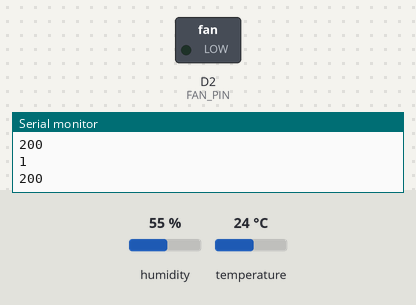
The sketch below on a simulated ESP8266 (NodeMCU). On the bench: switched loads named in the sketch (green lamp = pin HIGH), the last lines printed to the serial monitor. The test bench sets the inputs (shaded band); at power-on: temperature 24 °C, humidity 55 %. WiFi joins after 1.5 s; servers stay silent unless stated; uploads are accepted with an empty reply.

Above: at 3.3 s.
3.4 s: temperature set to 27 °C
At 5.5 s:
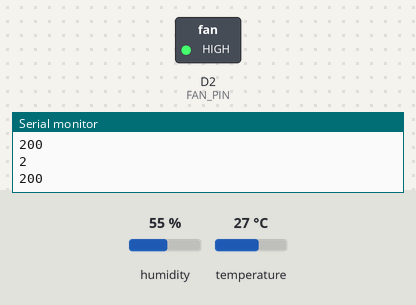
6.6 s: temperature set to 12 °C
At 8.0 s:
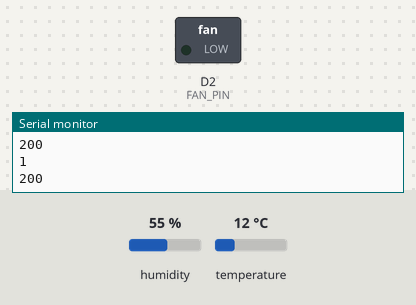
9.8 s: temperature set to 28 °C
At 13.0 s:
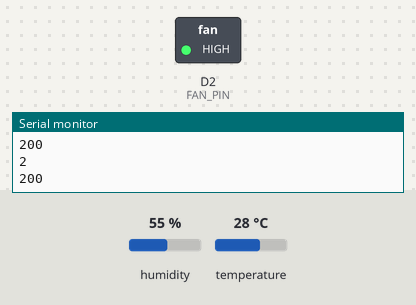
Timing chart, 0 to 14.5 s (numbered marks = the images above; inputs shaded):
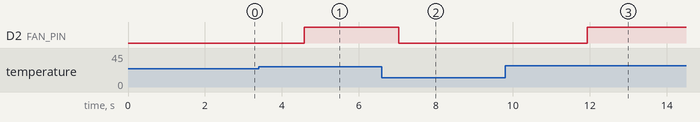

The sketch:

SensorTemperatura.ino
```cpp
#include <DHT.h>
#include <DHT_U.h>
#include <ESP8266WiFi.h>
#include <WiFiClient.h>
#include <ESP8266HTTPClient.h>

#define DHTPIN    2
#define DHTTYPE   DHT11
DHT dht(DHTPIN, DHTTYPE);

const char* ssid = "Tec-IoT";
const char* password = "spotless.magnetic.bridge";

HTTPClient httpClient;
WiFiClient wClient;

const int FAN_PIN = D2;

String URL1 = "http://10.22.197.26:3100/api/logValue/2/";
String URL2 = "http://10.22.197.26:3100/api/logState/2/";

void setup() {
  Serial.begin(9600);
  dht.begin();
  pinMode(FAN_PIN, OUTPUT);

  WiFi.mode(WIFI_STA);
  WiFi.disconnect();
  delay(100);

  WiFi.begin(ssid, password);
  Serial.print("Conectando a red WiFi \"");
  Serial.print(ssid);
  Serial.print("\"");
  while (WiFi.status() != WL_CONNECTED) {
    delay(500);
    Serial.print(".");
  }
  Serial.print("\nConectado! IP: ");
  Serial.println(WiFi.localIP());
  delay(500);
}

void loop() {
  float temperature = dht.readTemperature();

  Serial.print("Temperatura: ");
  Serial.print(temperature);
  Serial.print(" ºC\t");

  // Verifica si la temperatura es mayor a 30 grados
  int fanState;
  if (temperature > 25) {
    digitalWrite(FAN_PIN, HIGH);
    fanState = 2; // Ventilador encendido
    Serial.println("Ventilador encendido");
  } else {
    digitalWrite(FAN_PIN, LOW);
    fanState = 1; // Ventilador apagado

    Serial.println("Ventilador apagado");
  }

  logIntento(temperature);
  logEstado(fanState);

  delay(2000);
}

void logIntento(float temperature){
  if(WiFi.status() == WL_CONNECTED){
    String data = URL1;
    data = data + temperature;
    Serial.println(data);

    httpClient.begin(wClient, data.c_str());
    httpClient.addHeader("Content-Type", "Content-Type: application/json");
    int httpResponseCode = httpClient.POST(data.c_str());
    Serial.println(httpResponseCode);
    httpClient.end();
  }
  return;
}
void logEstado(int fanState){
  if(WiFi.status() == WL_CONNECTED){
    String data = URL2;
    data = data + fanState;
    Serial.println(fanState);

    httpClient.begin(wClient, data.c_str());
    httpClient.addHeader("Content-Type", "Content-Type: application/json");
    int httpResponseCode = httpClient.POST(data.c_str());
    Serial.println(httpResponseCode);
    httpClient.end();
  }
  return;
}
```

Measured:
- the behaviour switches between 25 and 26 °C on temperature (found by bisection; images 0 and 1)
- after the input at 3.4 s, D2 (FAN_PIN): LOW → HIGH after 1.2 s
- after the input at 6.6 s, D2 (FAN_PIN): HIGH → LOW after 0.43 s
- after the input at 9.8 s, D2 (FAN_PIN): LOW → HIGH after 2.1 s
